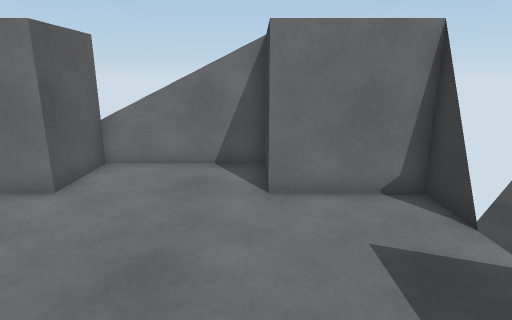
View 1 (above)

14 first-person views from a walk through a 3-D level made in the Unity game engine. The camera is 1.3 m above the floor, tilts 14° down and sees 75° across. The floor is counted in squares, 0.5 m on a side. Each view is taken from the middle of a square. On the plan, view 1 faces up. The plan holds only what a view shows up to about 20 squares ahead; the rest is blank. The place goes on beyond the plan.

View 2
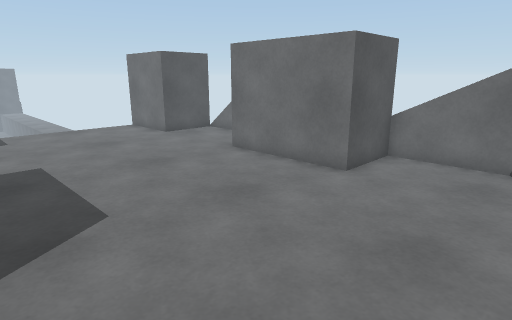

View 3
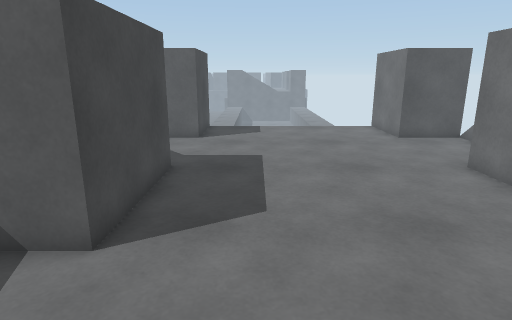

View 4
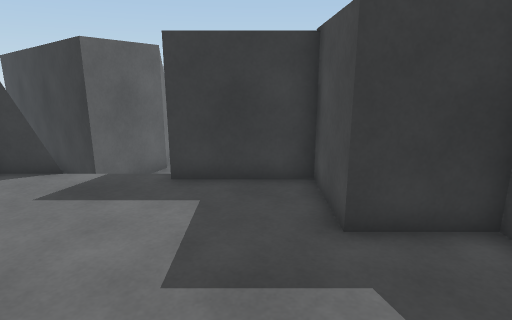

View 5
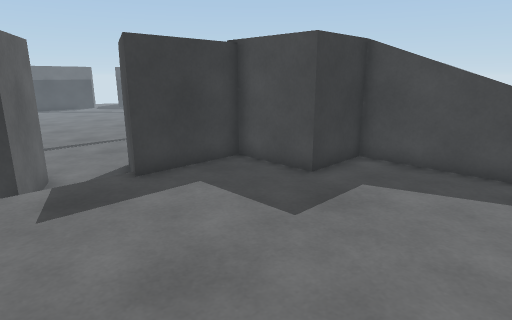

View 6
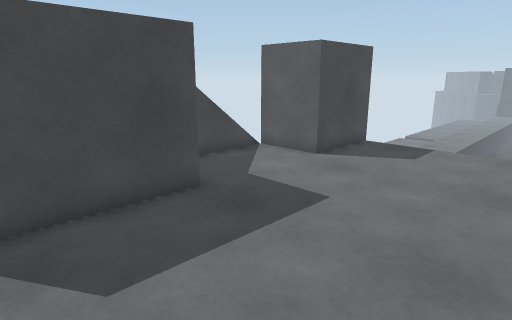

View 7
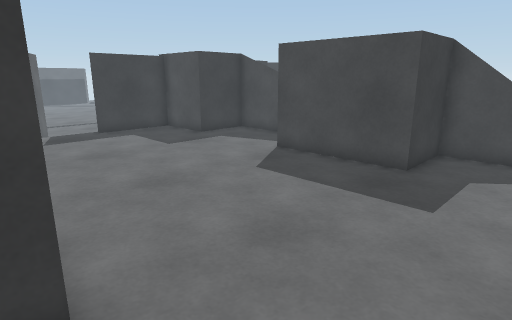

View 8
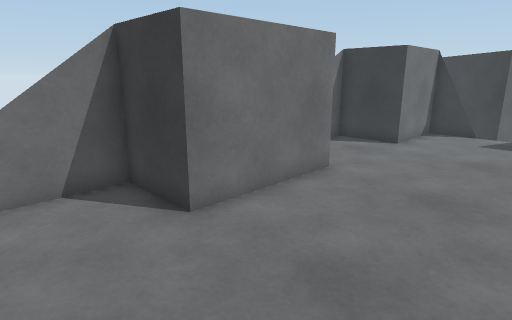

View 9
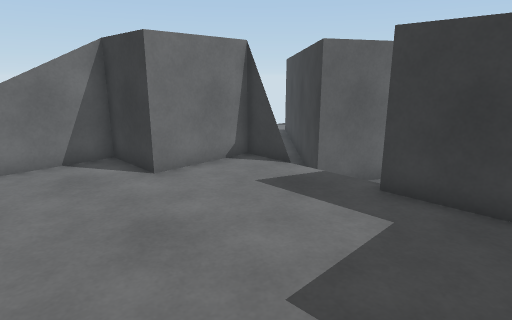

View 10
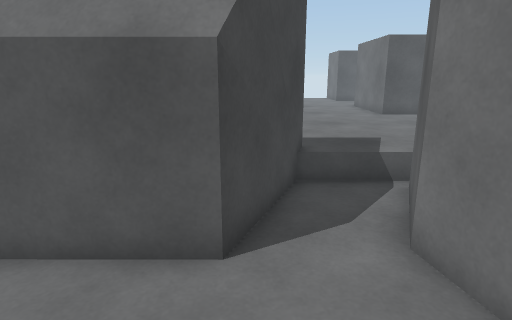

View 11
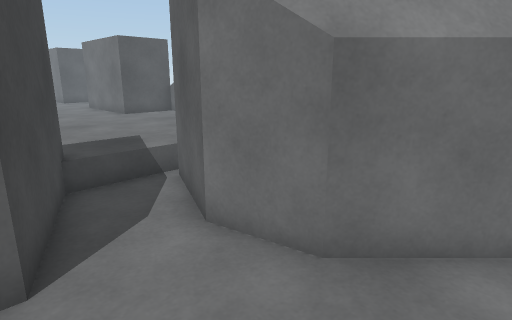

View 12
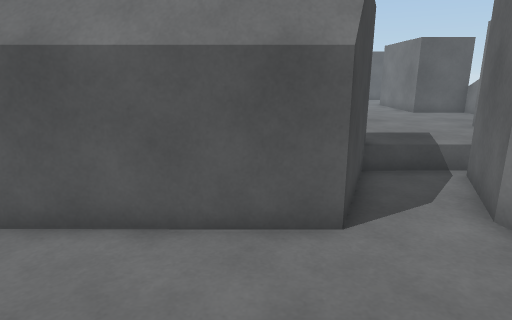

View 13
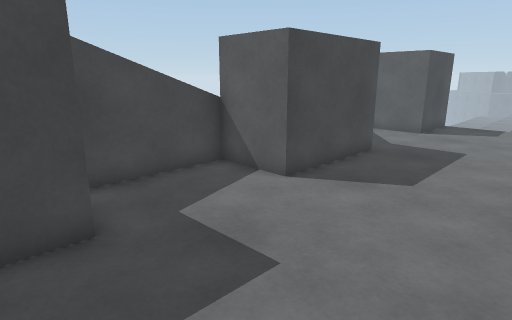

View 14
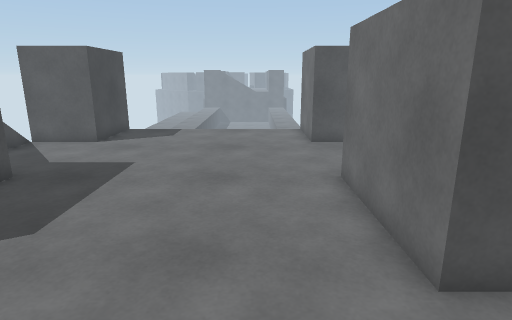

### Floor plan
Key: @ floor where view 1 was taken; # wall or solid block; . main floor; - floor 0.5 m lower than the main floor; / step, stairs or slope; ^ raised ledge; v drop or lower ground; O other object.
Columns run from 15 left of view 1 to 13 right of it. Each row starts with its distance up from view 1.
 13                            OO
 12                           O#
 11                          O#
 10 ^vvv#v^   ^vv##v^       OO
  9 ^.....^   ^....^       OO
  8 ^.....^   ^....^   ^  OO
  7 ^.....^^^^^.....^^^v O#
  6 ...................#O##   OO
  5 ...................O##   OO
  4 .................../O####O
  3 .................../  O
  2 ..................OOO
  1 ..................O OOO    -
  0 ...............@..O   OO   -
 -1 ..................O   OO    -
 -2 ^.....^^^^^....^^^^   OO
 -3 ^.....^   ^....^      OO
 -4 ^vvv#v^   ^vv##^      OO
 -5                       OO

Where each view was taken, in squares from view 1:
view 1: 0 up, 0 right, facing up
view 2: 1 down, 0 right, facing up-left
view 3: 1 up, 0 right, facing left
view 4: 0 up, 5 left, facing right
view 5: 6 up, 5 left, facing down-right
view 6: 5 up, 5 left, facing down-left
view 7: 8 up, 13 left, facing down-right
view 8: 2 up, 13 left, facing up-right
view 9: 1 down, 4 left, facing up-right
view 10: 1 up, 12 right, facing left
view 11: 0 up, 12 right, facing up-left
view 12: 1 down, 13 right, facing left
view 13: 4 up, 2 right, facing down-left
view 14: 5 up, 1 left, facing left
